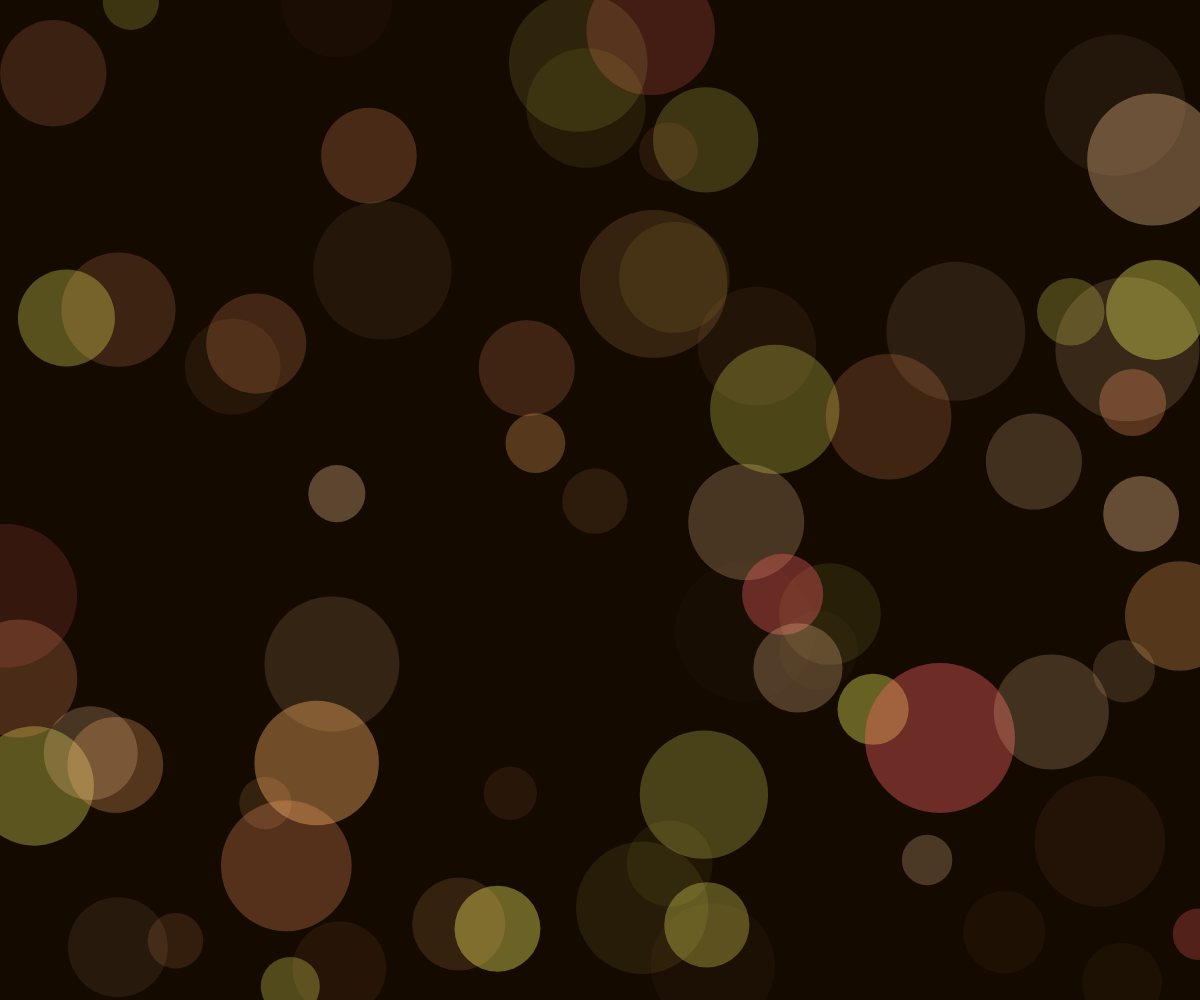
Frame 1 (no input)
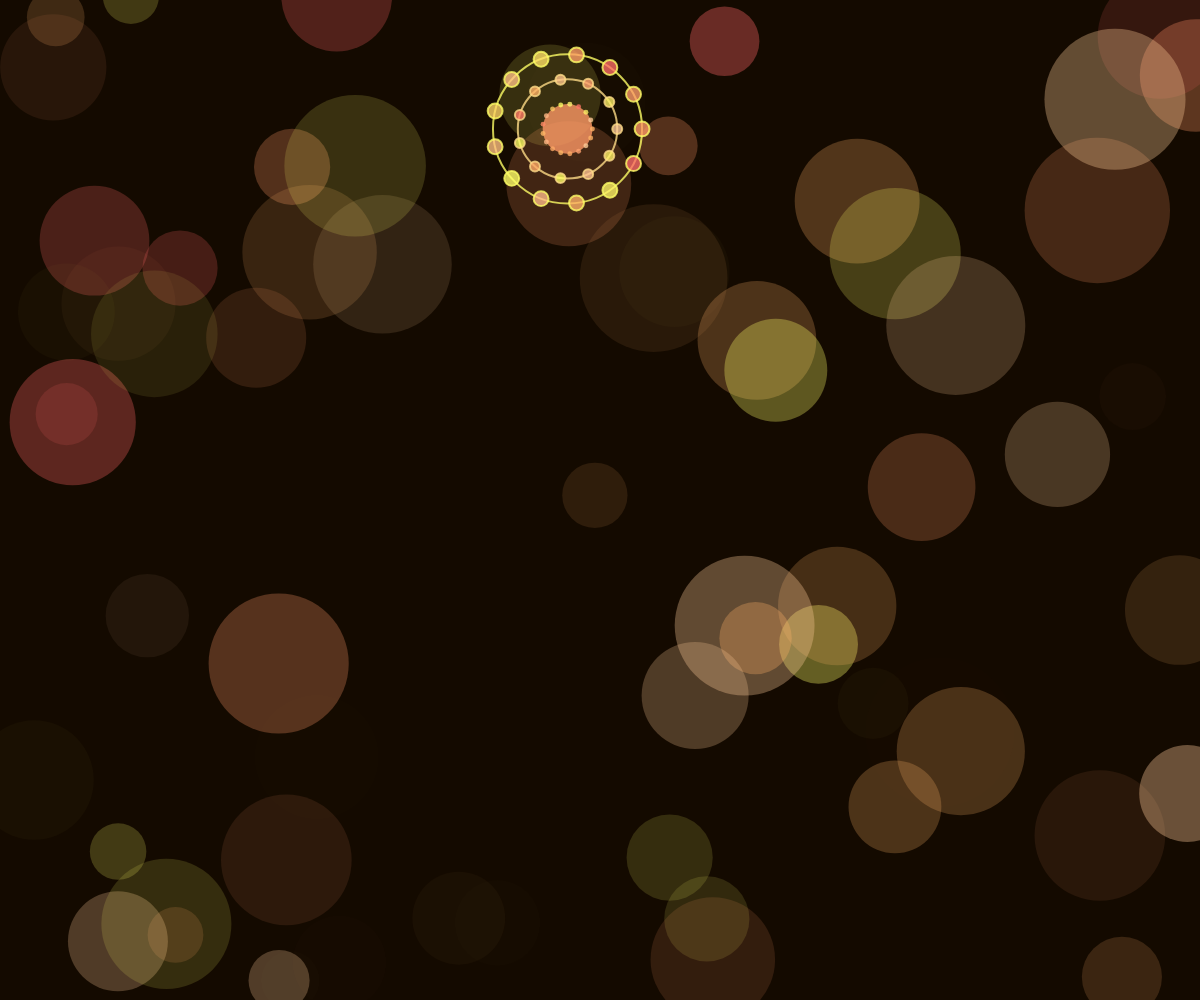
Frame 60 (no input)
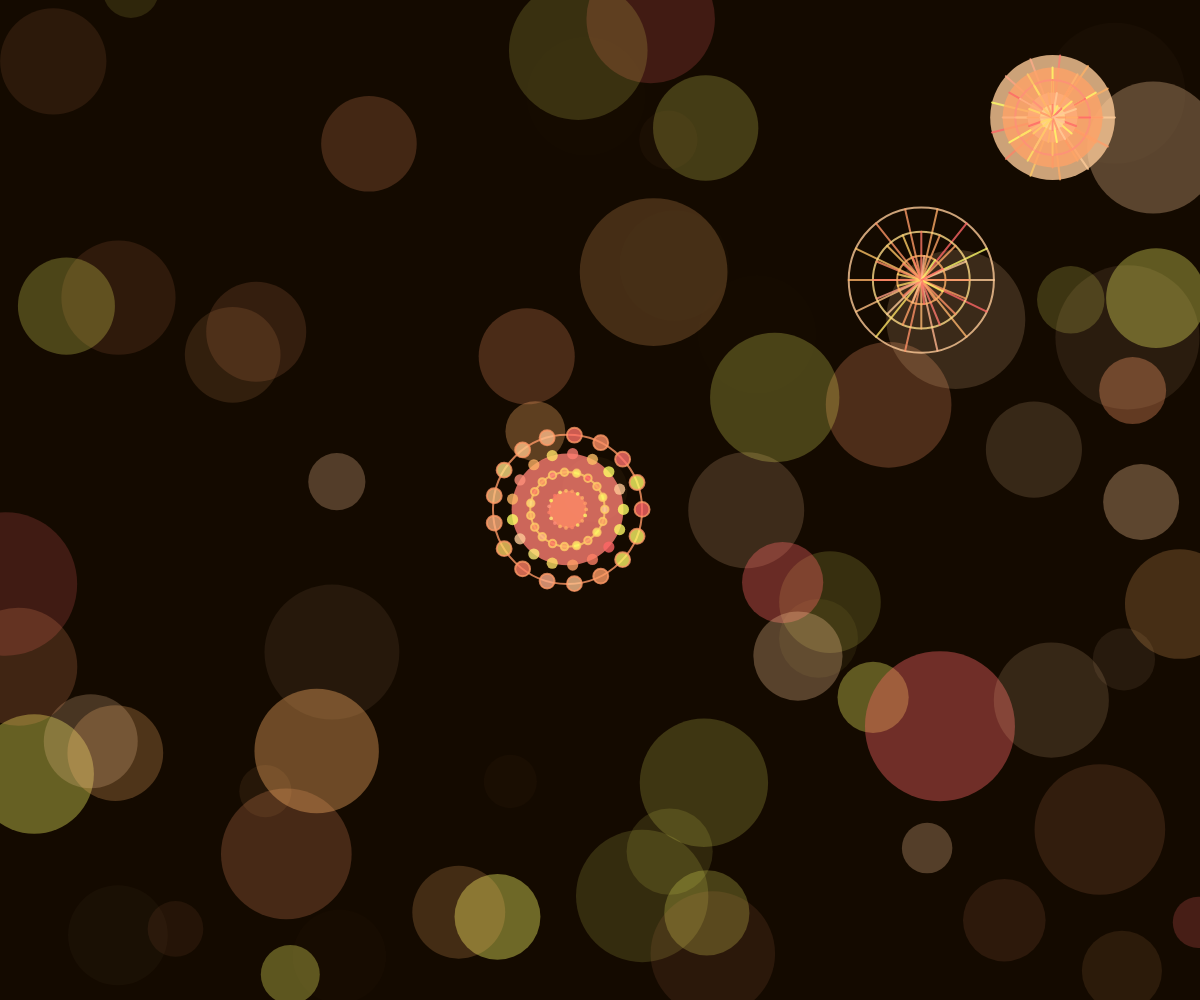
Frame 120 (the mouse pressed at the canvas centre since frame 60)

The p5.js sketch that drew these frames (run headless with seeded random() and noise() and a simulated clock; from frame 60 on, the mouse is pressed at the canvas centre):

// p5.js sketch
// ── sketch.js
//Defines an empty array `circles` to store all created circular objects.
let circles = [];
//Defines an empty array `backgroundCircles` to store all created background circular objects.
let backgroundCircles = [];

//Circle class for creating and managing circular objects
class Circle {
  constructor(x, y, size, type) {
    this.x = x;
    this.y = y;
    this.size = size;
    this.type = type;
    //Initial downward velocity
    this.velocity = createVector(0, random(1, 3));
    //Gravity
    this.gravity = createVector(0, 0.1);
  }

  draw() {
    //Randomly generate an integer that determines the number of layers of the circle
    let numLayers = int(random(3, 6));
    //Loop through each layer
    for (let i = numLayers; i > 0; i--) {
      //Calculates the size of the current layer
      let size = (this.size / numLayers) * i;
      //create gradient color
      let gradientColor = lerpColor(randomWarmColor(200), randomWarmColor(200), i / numLayers);
      //Randomly decide whether to fill or stroke
      if (random() > 0.5) {
        fill(gradientColor);
        noStroke();
      } else {
        noFill();
        stroke(gradientColor);
        strokeWeight(2);
      }
      //Draw the circle of the current layer
      ellipse(this.x, this.y, size, size);
      //Draw the pattern of the current layer
      this.drawPattern(size);
    }
  }

  drawPattern(diameter) {
    //A random integer is generated to determine the number of patterns
    let numPatterns = int(random(10, 20));
    //Draw each pattern in a loop
    for (let i = 0; i < numPatterns; i++) {
      //Calculate the angle of the current pattern
      let angle = map(i, 0, numPatterns, 0, TWO_PI);
      //Calculate the X-coordinate of the current pattern
      let px = this.x + (diameter / 2) * cos(angle);
      //Calculate the Y-coordinate of the current pattern
      let py = this.y + (diameter / 2) * sin(angle);
      //Generate the color of the pattern
      let shapeColor = lerpColor(randomWarmColor(200), randomWarmColor(200), i / numPatterns);
      //Set fill color
      fill(shapeColor);
      //Draw different patterns according to the type
      switch (this.type) {
        case 0:
          //Ellipse
          ellipse(px, py, diameter / 10, diameter / 10);
          break;
        case 1:
          //Rectangle
          rectMode(CENTER);
          rect(px, py, diameter / 10, diameter / 10);
          break;
        case 2:
          //Line
          stroke(shapeColor);
          line(this.x, this.y, px, py);
          noStroke();
          break;
        case 3:
          //Polygon
          drawPolygon(px, py, diameter / 20, 6);
          break;
      }
    }
  }

  update() {
    //Update velocity by adding gravity
    this.velocity.add(this.gravity);
    //Update position by adding velocity
    this.x += this.velocity.x;
    this.y += this.velocity.y;

    //Check for collision with bottom of the window
    if (this.y + this.size / 2 > height) {
      //Adjust position to resolve overlap
      this.y = height - this.size / 2;
      //Reverse and reduce vertical velocity to simulate bounce
      this.velocity.y *= -0.5;
    }

    //Check for collision with top of the window
    if (this.y - this.size / 2 < 0) {
      // Adjust position to resolve overlap
      this.y = this.size / 2;
      //Reverse and reduce vertical velocity to simulate bounce
      this.velocity.y *= -0.5;
    }

    //Check for collision with sides of the window
    if (this.x + this.size / 2 > width) {
      //Adjust position to resolve overlap
      this.x = width - this.size / 2;
      //Reverse and reduce horizontal velocity to simulate bounce
      this.velocity.x *= -0.5; 
    }

    if (this.x - this.size / 2 < 0) {
      //Adjust position to resolve overlap
      this.x = this.size / 2
      //Reverse and reduce horizontal velocity to simulate bounce
      this.velocity.x *= -0.5; 
    }

    //Check for collision with other circles
    for (let other of circles) {
      // Skip self-collision check
      if (other !== this) {
        //Calculate distance between the circles
        let d = dist(this.x, this.y, other.x, other.y);
        //Calculate minimum distance to avoid overlap
        let minDist = (this.size + other.size) / 2;
        if (d < minDist) {
          //Adjust position to resolve overlap
          let overlap = minDist - d;
          let angle = atan2(this.y - other.y, this.x - other.x);
          let shift = createVector(cos(angle), sin(angle)).mult(overlap / 2);
          this.x += shift.x;
          this.y += shift.y;
          other.x -= shift.x;
          other.y -= shift.y;

          //Bounce effect
          let normal = createVector(this.x - other.x, this.y - other.y).normalize();
          let relativeVelocity = p5.Vector.sub(this.velocity, other.velocity);
          let speed = relativeVelocity.dot(normal);

          if (speed < 0) {
            let impulse = normal.mult(speed * -0.9);
            this.velocity.add(impulse);
            other.velocity.sub(impulse);
          }
        }
      }
    }
  }
}

function setup() {
  createCanvas(windowWidth, windowHeight);
  //Make the draw function execute only once
  noStroke();
  //Initialize background pattern
  createBackgroundPattern();
}

function draw() {
  //Draw background pattern
  drawBackgroundPattern();
  //Draw foreground circles
  drawForegroundCircles();

  //Add a new circle every 30 frames
  if (frameCount % 30 == 0) {
    //Generate random size for the new circle
    let maxSize = random(100, 200);
    //Create a new non-overlapping circle
    let newCircle = createNonOverlappingCircle(maxSize);
    if (newCircle) {
      //Add new circle to the circles array
      circles.push(newCircle);
    }
  }
}

//Create and store background circles' data
function createBackgroundPattern() {
  //Define the number of background circles
  let bgCircles = 100;
  //Loop the background circle
  for (let i = 0; i < bgCircles; i++) {
    backgroundCircles.push({
      x: random(width),
      y: random(height),
      size: random(50, 150),
      baseAlpha: random(50),
      //phase for sin transparency variation
      phase: random(TWO_PI),
      //fixed color
      color: randomWarmColor(200)
    });
  }
}

//Draw the background pattern with blinking effect and slow upward movement
function drawBackgroundPattern() {
  background(20, 10, 0);
  noStroke();
  //Loop to draw each background circle
  for (let circle of backgroundCircles) {
    //Calculate alpha value with sin variation
    let alpha = circle.baseAlpha + 50 * sin(frameCount * 0.05 + circle.phase);
    let circleColor = circle.color;
    circleColor.setAlpha(alpha);
    fill(circleColor);
    //Draw background circle
    ellipse(circle.x, circle.y, circle.size);

    //Move background circle slowly upwards
    let targetY = circle.y - 1;
    circle.y = lerp(circle.y, targetY, 0.1);
    if (circle.y < -circle.size / 2) {
      //Reset background circle position if it moves off-screen
      circle.y = height + circle.size / 2;
    }
  }
}

//Create foreground circles
function drawForegroundCircles() {
  //Loop to update and draw each foreground circle
  for (let circle of circles) {
    circle.update();
    circle.draw();
  }
}

//Create a circle that does not overlap
function createNonOverlappingCircle(maxSize) {
  //Number of initialization attempts
  let attempts = 0;
  //Number of maximum attemps
  let maxAttempts = 1000;
  //Try to create circles that do not overlap
  while (attempts < maxAttempts) {
    let x = random(width);
    let y = random(-height, 0);
    let circle = new Circle(x, y, maxSize, int(random(4)));
    let overlapping = false;
    //Check for overlap with existing circles
    for (let c of circles) {
      let d = dist(x, y, c.x, c.y);
      if (d < (c.size / 2 + circle.size / 2)) {
        overlapping = true;
        break;
      }
    }
    //Return circle if no overlap
    if (!overlapping) {
      return circle;
    }
    attempts++;
  }
  //Return null if maximum attempts exceeded
  return null;
}

// Draw polygon
//The principle of polygon generation is to establish the vertices and then connect the positions of each vertex to form a closed graph
//This technique is from https://p5js.org/reference/#/p5/beginShape
function drawPolygon(x, y, radius, npoints) {
  //Calculate the Angle of each vertex
  let angle = TWO_PI / npoints;
  //Start drawing shapes
  beginShape();
  //Loop over each vertex
  for (let a = 0; a < TWO_PI; a += angle) {
    let sx = x + cos(a) * radius;
    let sy = y + sin(a) * radius;
    vertex(sx, sy);
  }
  //Finish drawing and closing the shape
  endShape(CLOSE);
}

//Generate random warm colors, alpha means the transparency level of a color(0-255)
//This technique is from https://p5js.org/reference/#/p5/alpha 
function randomWarmColor(alpha) {
  //Define a set of warm colors
  let colors = [
    color(255, 102, 102, alpha),
    color(255, 178, 102, alpha),
    color(255, 255, 102, alpha),
    color(255, 153, 102, alpha),
    color(255, 204, 153, alpha)
  ];
  //Randomly return a warm color
  return colors[int(random(colors.length))];
}

// Handle window resize
function windowResized() {
  resizeCanvas(windowWidth, windowHeight);
  createBackgroundPattern();
}
